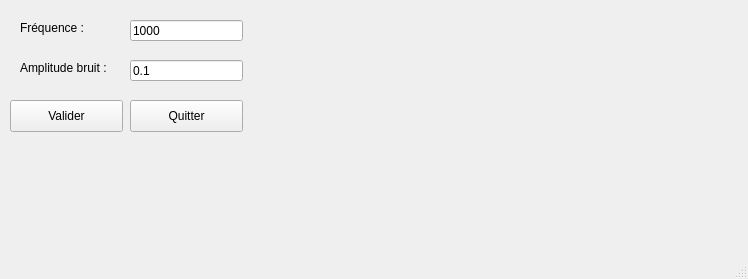
<?xml version="1.0" encoding="UTF-8"?>
<ui version="4.0">
 <class>Grapheur</class>
 <widget class="QMainWindow" name="Grapheur">
  <property name="geometry">
   <rect>
    <x>0</x>
    <y>0</y>
    <width>748</width>
    <height>279</height>
   </rect>
  </property>
  <property name="windowTitle">
   <string>Grapheur</string>
  </property>
  <widget class="QWidget" name="centralwidget">
   <widget class="QLabel" name="lblFreq">
    <property name="geometry">
     <rect>
      <x>20</x>
      <y>20</y>
      <width>71</width>
      <height>16</height>
     </rect>
    </property>
    <property name="text">
     <string>Fréquence :</string>
    </property>
   </widget>
   <widget class="QLineEdit" name="txtFreq">
    <property name="geometry">
     <rect>
      <x>130</x>
      <y>20</y>
      <width>113</width>
      <height>21</height>
     </rect>
    </property>
    <property name="text">
     <string>1000</string>
    </property>
   </widget>
   <widget class="QLabel" name="lblBruit">
    <property name="geometry">
     <rect>
      <x>20</x>
      <y>60</y>
      <width>111</width>
      <height>16</height>
     </rect>
    </property>
    <property name="text">
     <string>Amplitude bruit :</string>
    </property>
   </widget>
   <widget class="QLineEdit" name="txtBruit">
    <property name="geometry">
     <rect>
      <x>130</x>
      <y>60</y>
      <width>113</width>
      <height>21</height>
     </rect>
    </property>
    <property name="text">
     <string>0.1</string>
    </property>
   </widget>
   <widget class="QPushButton" name="btValider">
    <property name="geometry">
     <rect>
      <x>10</x>
      <y>100</y>
      <width>113</width>
      <height>32</height>
     </rect>
    </property>
    <property name="text">
     <string>Valider</string>
    </property>
   </widget>
   <widget class="MplWidget" name="wdGraph" native="true">
    <property name="geometry">
     <rect>
      <x>260</x>
      <y>20</y>
      <width>461</width>
      <height>191</height>
     </rect>
    </property>
   </widget>
   <widget class="QPushButton" name="btQuitter">
    <property name="geometry">
     <rect>
      <x>130</x>
      <y>100</y>
      <width>113</width>
      <height>32</height>
     </rect>
    </property>
    <property name="text">
     <string>Quitter</string>
    </property>
   </widget>
  </widget>
  <widget class="QMenuBar" name="menubar">
   <property name="geometry">
    <rect>
     <x>0</x>
     <y>0</y>
     <width>748</width>
     <height>22</height>
    </rect>
   </property>
  </widget>
  <widget class="QStatusBar" name="statusbar"/>
 </widget>
 <customwidgets>
  <customwidget>
   <class>MplWidget</class>
   <extends>QWidget</extends>
   <header>mplwidget</header>
   <container>1</container>
  </customwidget>
 </customwidgets>
 <resources/>
 <connections>
  <connection>
   <sender>btQuitter</sender>
   <signal>clicked()</signal>
   <receiver>Grapheur</receiver>
   <slot>close()</slot>
   <hints>
    <hint type="sourcelabel">
     <x>186</x>
     <y>137</y>
    </hint>
    <hint type="destinationlabel">
     <x>373</x>
     <y>139</y>
    </hint>
   </hints>
  </connection>
 </connections>
</ui>
